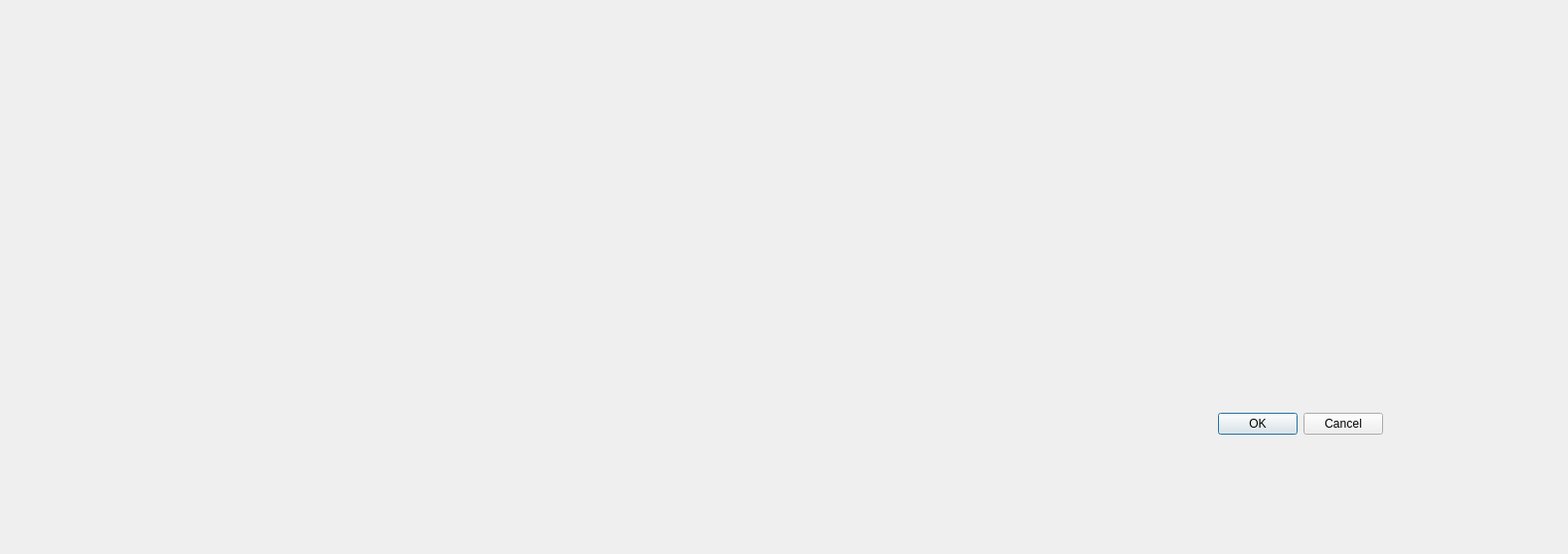
<?xml version="1.0" encoding="UTF-8"?>
<ui version="4.0">
 <class>cheque</class>
 <widget class="QDialog" name="cheque">
  <property name="geometry">
   <rect>
    <x>0</x>
    <y>0</y>
    <width>1577</width>
    <height>557</height>
   </rect>
  </property>
  <property name="windowTitle">
   <string>Dialog</string>
  </property>
  <widget class="QDialogButtonBox" name="buttonBox">
   <property name="geometry">
    <rect>
     <x>1050</x>
     <y>410</y>
     <width>341</width>
     <height>32</height>
    </rect>
   </property>
   <property name="orientation">
    <enum>Qt::Orientation::Horizontal</enum>
   </property>
   <property name="standardButtons">
    <set>QDialogButtonBox::StandardButton::Cancel|QDialogButtonBox::StandardButton::Ok</set>
   </property>
  </widget>
 </widget>
 <resources/>
 <connections>
  <connection>
   <sender>buttonBox</sender>
   <signal>accepted()</signal>
   <receiver>cheque</receiver>
   <slot>accept()</slot>
   <hints>
    <hint type="sourcelabel">
     <x>248</x>
     <y>254</y>
    </hint>
    <hint type="destinationlabel">
     <x>157</x>
     <y>274</y>
    </hint>
   </hints>
  </connection>
  <connection>
   <sender>buttonBox</sender>
   <signal>rejected()</signal>
   <receiver>cheque</receiver>
   <slot>reject()</slot>
   <hints>
    <hint type="sourcelabel">
     <x>316</x>
     <y>260</y>
    </hint>
    <hint type="destinationlabel">
     <x>286</x>
     <y>274</y>
    </hint>
   </hints>
  </connection>
 </connections>
</ui>
